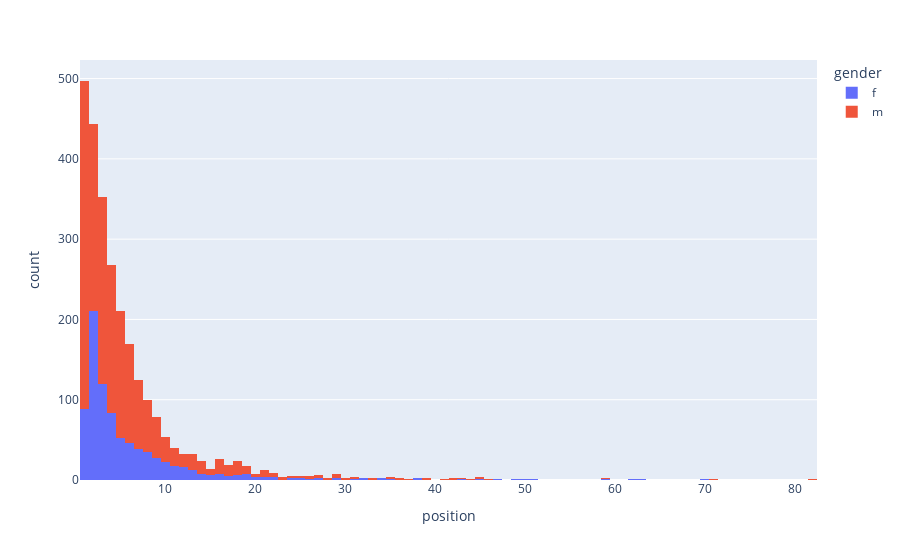

The code cell stored with this chart in its notebook:
### Code cell
px.histogram(characters_metadata_with_gender_and_position[characters_metadata_with_gender_and_position.position < 100],
             x="position" , color="gender", barmode="stack")

### Figure 1 — Plotly figure (JSON) as saved in the notebook; plotly's stock layout.template omitted (floating-point values rounded to 4 significant figures; data arrays with more than 128 entries replaced by an {"elided": "..."} marker saying what was removed)
{"data": [{"alignmentgroup": "True", "bingroup": "x", "hovertemplate": "gender=f<br>position=%{x}<br>count=%{y}<extra></extra>", "legendgroup": "f", "marker": {"color": "#636efa", "pattern": {"shape": ""}}, "name": "f", "offsetgroup": "f", "orientation": "v", "showlegend": true, "type": "histogram", "x": {"elided": "853 int values"}, "xaxis": "x", "yaxis": "y"}, {"alignmentgroup": "True", "bingroup": "x", "hovertemplate": "gender=m<br>position=%{x}<br>count=%{y}<extra></extra>", "legendgroup": "m", "marker": {"color": "#EF553B", "pattern": {"shape": ""}}, "name": "m", "offsetgroup": "m", "orientation": "v", "showlegend": true, "type": "histogram", "x": {"elided": "1788 int values"}, "xaxis": "x", "yaxis": "y"}], "layout": {"barmode": "stack", "legend": {"title": {"text": "gender"}, "tracegroupgap": 0}, "margin": {"t": 60}, "xaxis": {"anchor": "y", "domain": [0, 1], "title": {"text": "position"}}, "yaxis": {"anchor": "x", "domain": [0, 1], "title": {"text": "count"}}}}
